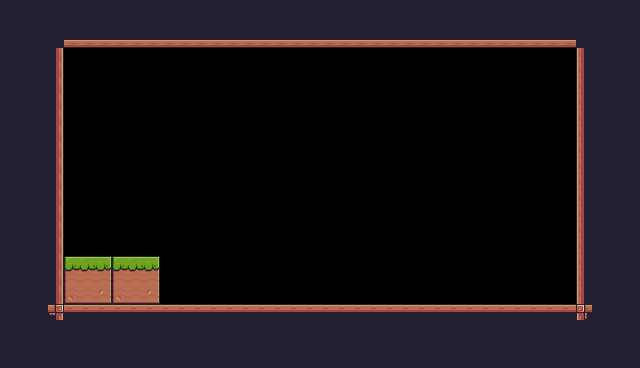

Below is a game level as drawn by its tile map, then a one-line description and the .tmx file that defines it, in full:
An orthogonal 40x23 tile map with 16x16 px tiles, 1 tile layer (Background).

<map version="1.10" tiledversion="1.10.2" orientation="orthogonal" renderorder="right-down" width="40" height="23" tilewidth="16" tileheight="16" infinite="0" nextlayerid="2" nextobjectid="1">
 <tileset firstgid="1" source="Flame Adventure.tsx" />
 <layer id="1" name="Background" width="40" height="23">
  <data encoding="csv">
112,112,112,112,112,112,112,112,112,112,112,112,112,112,112,112,112,112,112,112,112,112,112,112,112,112,112,112,112,112,112,112,112,112,112,112,112,112,112,112,
112,112,112,112,112,112,112,112,112,112,112,112,112,112,112,112,112,112,112,112,112,112,112,112,112,112,112,112,112,112,112,112,112,112,112,112,112,112,112,112,
112,112,112,112,134,134,134,134,134,134,134,134,134,134,134,134,134,134,134,134,134,134,134,134,134,134,134,134,134,134,134,134,134,134,134,134,112,112,112,112,
112,112,112,113,0,0,0,0,0,0,0,0,0,0,0,0,0,0,0,0,0,0,0,0,0,0,0,0,0,0,0,0,0,0,0,0,111,112,112,112,
112,112,112,113,0,0,0,0,0,0,0,0,0,0,0,0,0,0,0,0,0,0,0,0,0,0,0,0,0,0,0,0,0,0,0,0,111,112,112,112,
112,112,112,113,0,0,0,0,0,0,0,0,0,0,0,0,0,0,0,0,0,0,0,0,0,0,0,0,0,0,0,0,0,0,0,0,111,112,112,112,
112,112,112,113,0,0,0,0,0,0,0,0,0,0,0,0,0,0,0,0,0,0,0,0,0,0,0,0,0,0,0,0,0,0,0,0,111,112,112,112,
112,112,112,113,0,0,0,0,0,0,0,0,0,0,0,0,0,0,0,0,0,0,0,0,0,0,0,0,0,0,0,0,0,0,0,0,111,112,112,112,
112,112,112,113,0,0,0,0,0,0,0,0,0,0,0,0,0,0,0,0,0,0,0,0,0,0,0,0,0,0,0,0,0,0,0,0,111,112,112,112,
112,112,112,113,0,0,0,0,0,0,0,0,0,0,0,0,0,0,0,0,0,0,0,0,0,0,0,0,0,0,0,0,0,0,0,0,111,112,112,112,
112,112,112,113,0,0,0,0,0,0,0,0,0,0,0,0,0,0,0,0,0,0,0,0,0,0,0,0,0,0,0,0,0,0,0,0,111,112,112,112,
112,112,112,113,0,0,0,0,0,0,0,0,0,0,0,0,0,0,0,0,0,0,0,0,0,0,0,0,0,0,0,0,0,0,0,0,111,112,112,112,
112,112,112,113,0,0,0,0,0,0,0,0,0,0,0,0,0,0,0,0,0,0,0,0,0,0,0,0,0,0,0,0,0,0,0,0,111,112,112,112,
112,112,112,113,0,0,0,0,0,0,0,0,0,0,0,0,0,0,0,0,0,0,0,0,0,0,0,0,0,0,0,0,0,0,0,0,111,112,112,112,
112,112,112,113,0,0,0,0,0,0,0,0,0,0,0,0,0,0,0,0,0,0,0,0,0,0,0,0,0,0,0,0,0,0,0,0,111,112,112,112,
112,112,112,113,0,0,0,0,0,0,0,0,0,0,0,0,0,0,0,0,0,0,0,0,0,0,0,0,0,0,0,0,0,0,0,0,111,112,112,112,
112,112,112,113,7,8,9,7,8,9,0,0,0,0,0,0,0,0,0,0,0,0,0,0,0,0,0,0,0,0,0,0,0,0,0,0,111,112,112,112,
112,112,112,113,29,30,31,29,30,31,0,0,0,0,0,0,0,0,0,0,0,0,0,0,0,0,0,0,0,0,0,0,0,0,0,0,111,112,112,112,
112,112,112,113,51,52,53,51,52,53,0,0,0,0,0,0,0,0,0,0,0,0,0,0,0,0,0,0,0,0,0,0,0,0,0,0,111,112,112,112,
112,112,112,91,90,90,90,90,90,90,90,90,90,90,90,90,90,90,90,90,90,90,90,90,90,90,90,90,90,90,90,90,90,90,90,90,89,112,112,112,
112,112,112,112,112,112,112,112,112,112,112,112,112,112,112,112,112,112,112,112,112,112,112,112,112,112,112,112,112,112,112,112,112,112,112,112,112,112,112,112,
112,112,112,112,112,112,112,112,112,112,112,112,112,112,112,112,112,112,112,112,112,112,112,112,112,112,112,112,112,112,112,112,112,112,112,112,112,112,112,112,
112,112,112,112,112,112,112,112,112,112,112,112,112,112,112,112,112,112,112,112,112,112,112,112,112,112,112,112,112,112,112,112,112,112,112,112,112,112,112,112
</data>
 </layer>
</map>
